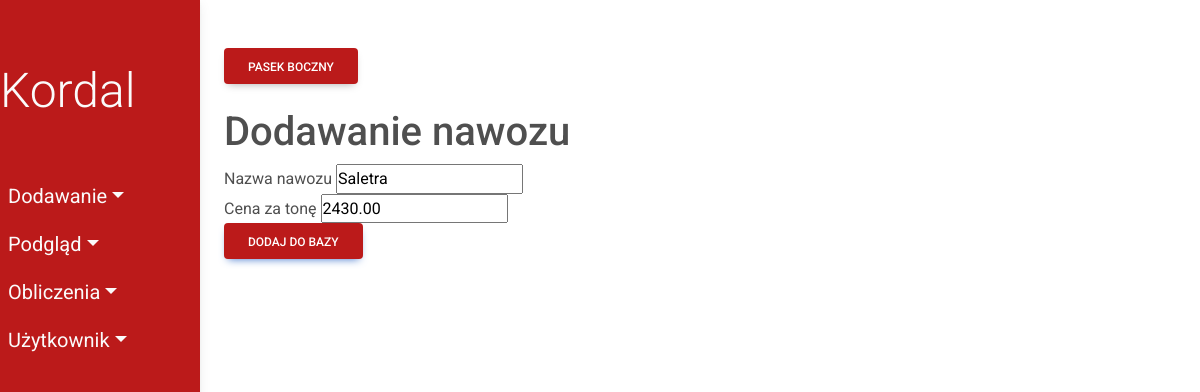
Before: /fertilizers/update/1 with the older database file.
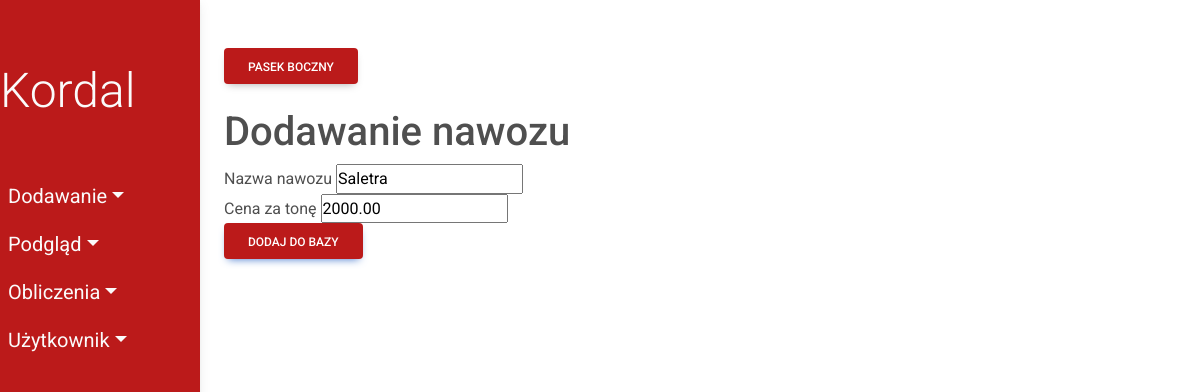
After: the same page with the newer database file.
### fields/models.py (models this page shows, shortened)
class Fertilizer(models.Model):
    fertilizer_name = models.CharField(max_length=50)
    price = models.DecimalField(max_digits=10, decimal_places=2)
    class Meta:
        db_table = 'Fertilizer'

### fields/views/viewsFertilizer.py (the view, shortened to what this page needs)
def update_fertilizer(request, fertilizer_id):
    fertilizer_id = int(fertilizer_id)
    try:
        fertilizer_obj = Fertilizer.objects.get(id=fertilizer_id)
    except Fertilizer.DoesNotExist:
        return redirect('show-fertilizers')
    fertilizer_form = CreateFertilizer(
        request.POST or None, instance=fertilizer_obj)
    return render(request, 'fields/add/addFertilizer.html', {'upload_form': fertilizer_form})

### fields/forms.py
class CreateFertilizer(forms.ModelForm):
    class Meta:
        model = Fertilizer
        fields = '__all__'
        labels = {
            'fertilizer_name': 'Nazwa nawozu',
            'price': 'Cena za tonę',
        }

### fields/templates/fields/add/addFertilizer.html (shortened to what this page needs)
{% extends 'fields/index.html' %}
{% block content %}
      <h1>Dodawanie nawozu</h1>
      <form method = 'POST'>
        {% for field in upload_form %}
        <tr>
          <th>{{field.label}}</th>
          <td>{{ field }}</td>
          <br />
        </tr>
        {% endfor %}
      <button type="submit" class="btn btn-primary menu-btn">Dodaj do bazy</button>
      </form>
    </section>
    {% endblock %}

Changed rows visible on the page:
changed Fertilizer "Saletra": price "2430.00" → "2000.00"
